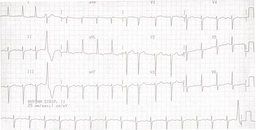
#> input picture images/input/test2.png, 256 x 130 px, shrunk from 1285 x 653 before the run, found by its file name
$ python palyground.py
#> lines starting #> are read from the running program, lines starting #| are printed output that depends on the picture
### src/analisis/loader/mask_loader.py
import cv2
import numpy as np

# [15 lines left out: function get_mask, not called in this run]

def get_mask_from_gray(img:np.ndarray, lower_val:int = 0,upper_val:int = 100) -> np.ndarray:
    # Threshold the HSV image to get only black colors
    mask = cv2.inRange(img, lower_val, upper_val)
    mask = cv2.bitwise_not(mask)

    return mask

### src/drawing/draw.py
from analisis.classes.classes import Line, Island
import numpy as np
import random as rnd
import cv2
import math as m
from approximation import getLine

# [24 lines left out: function draw_island, not called in this run]

def draw_islands(islands:list[Island], mask_inv:np.ndarray, backclr:int=(0,0,0), override=False,scale=(1,1)) -> np.ndarray:
    test_img = np.ones(
        (mask_inv.shape[0], mask_inv.shape[1], 3)
        ) * backclr
    if override == False:
        test_img = mask_inv

    for island in islands:
        clr = (
            rnd.randint(0, 255),
            rnd.randint(0, 255),
            rnd.randint(0, 255)
            )
        for i in island:
            test_img = cv2.line(
                test_img,
                (i['index'], i['top']),
                (i['index'], i['down']),
                clr
                )
    return cv2.resize(
        test_img,
        (mask_inv.shape[1] * scale[0], mask_inv.shape[0] * scale[0])
    )

# [38 lines left out: function draw_islands_final, not called in this run]

### src/analisis/loader/islands.py
from cmath import inf
from analisis.classes.classes import Line, Island
from analisis.loader.img_analizer import is_neighbours
from constant.other import _get_line_dtype
from logger import lg
from pprint import pp
import numpy as np


def get_lines(mask_inv:np.ndarray, offset_x=0, offset_y=0) -> list[Line]:
    graph = []

    for j in range(mask_inv.shape[1]):
        higher = inf
        lower = -inf

        cntBlank = 0
        lines = []

        for i in range(mask_inv.shape[0]):
            if mask_inv[i,j] == 255:
                cntBlank += 1
                if lower == -inf:
                    continue

            if lower == -inf: lower = i
            if mask_inv[i,j] != 255:
                higher = i
                cntBlank = 0
            if cntBlank > 0:
                lines.append(Line(j+offset_y, lower+offset_x, higher+offset_x))
                lower = -inf
                higher = inf
        if lower > -inf:
            lines.append(Line(j+offset_y, lower+offset_x, higher+offset_x))
        for l in lines:
            graph.append(l)
        lines.clear()

    return graph


def islands_from_lines(graph:list[Line]) -> list[Island]:
  if (len(graph) == 0):
    return []

  raw_islands:list[Island] = []
  graph = sorted(graph)
  lines_complete:list[Line]  = []
  lines_to_check:list[Line] = [graph.pop(0)]

  new_check_line = lines_to_check.append
  new_complete_line = lines_complete.append
  remove_line = graph.remove

  while (len(graph) != 0 or len(lines_to_check) != 0):
    lines_complete.clear()
    if (len(lines_to_check) == 0 and len(graph) != 0):
      lines_to_check.append(graph.pop(0))

    while (len(lines_to_check) > 0):
      cur_line = lines_to_check.pop()

      arr_lines = []
      for line2_offset in (-1,0,1):
        arr_lines.extend([l for l in graph if l.index == cur_line.index + line2_offset])

      for check_line in arr_lines:
        if not is_neighbours(cur_line, check_line):
          continue

        lines_to_check.append(check_line)
        remove_line(check_line)
      new_complete_line(cur_line)

    isl = Island()

    l = np.empty(len(lines_complete), dtype=_get_line_dtype())
    l['index']  = np.array([l.index for l in lines_complete ])
    l['top']    = np.array([l.top   for l in lines_complete ])
    l['down']   = np.array([l.down  for l in lines_complete ])

    isl += l
    # for i in temp:
    #   graph.remove(i)
    raw_islands.append(isl)
  return raw_islands


def fragment_calculate(coord_x:int, coord_y:int,
  step_x:int, step_y:int, mask:np.ndarray) -> list[Island]:
    lines = get_lines(mask [
      coord_x:coord_x + step_x,
      coord_y:coord_y + step_y], coord_x, coord_y)

    islands = islands_from_lines(lines)

    return islands


# [123 lines left out: functions _second_graph_config, build_islands_from_fragmets, not called in this run]
  # cv2.imwrite(PATH_TO_OUTPUT_ + "islands2.png", img_isl)

### src/analisis/classes/classes.py
from collections import namedtuple
import numpy as np

from cmath import inf
from constant.other import _get_line_dtype, _get_fragment_dir_tuple


class Line():
  def __init__(self, index, top, down) -> None:
    self.index = index
    self.down = down
    self.top = top


  def __getitem__(self, key):
    if key == 0 or key == 'index': return self.index
    if key == 1 or key == 'top':   return self.top
    if key == 2 or key == 'down':  return self.down


  # [5 lines left out: function __repr__, not called in this run]


  def __lt__(self, other):
    return self.index < other.index
  def __le__(self, other):
    return self.index <= other.index
  def __gt__(self, other):
    return self.index > other.index
  def __ge__(self, other):
    return self.index >= other.index
  def __eq__(self, other):
    return (self.index == other.index and
            self.top == other.top and
            self.down == other.down)


class Island():
  def __init__(self):
    self.top = 0
    self.left = 0
    self.down = 0
    self.right = 0
    self.width = 0
    self.height = 0
    self.line_x_pos = { }
    self.lines_at_down = []
    self.lines_at_top  = []
    self._line_dict_step = 25
    self.lines = np.empty(0, dtype=_get_line_dtype())
    pass


  def __getitem__(self, key) -> Line:
    return self.lines[key]


  def __len__(self) -> int:
    return len(self.lines)


  def __add__(self, other):
    tmp =  np.concatenate((self.lines, other))

    self.top = (np.min(tmp['top']))       # topY
    self.left = (np.min(tmp['index']))     # topX
    self.down = (np.max(tmp['down']))      # downY
    self.right = (np.max(tmp['index']))     # downX
    self.width = self.right - self.left + 1
    self.height = self.down - self.top + 1

    self.lines = np.sort(tmp)
    key = 0

    for i, line in enumerate(self.lines):
      boundary = (key + 1) * self._line_dict_step
      if line['index'] < boundary: continue

      key = line['index'] // self._line_dict_step
      self.line_x_pos[key] = i

    self.update_top_bottom_lines()
    return self


  def get_lines_at_top(self):
    return [self.lines[i] for i in self.lines_at_top]


  def get_lines_at_bottom(self):
    return [self.lines[i] for i in self.lines_at_down]


  def get_lines_at_index(self, index:int, top:int=-inf, down:int=inf) -> list[Line]:
    if (index -1 > self.right or index +1 < self.left):
      return []

    expected_first_index = 0
    expected_last_index = len(self.lines)

    expected_first_key = index // self._line_dict_step
    if expected_first_key in self.line_x_pos:
      expected_first_index = self.line_x_pos[expected_first_key]

    expected_last_key = expected_first_key + 1
    if expected_last_key in self.line_x_pos:
      expected_last_index = self.line_x_pos[expected_last_key]

    sequence = self.lines[expected_first_index:expected_last_index]

    return [l for l in sequence if (l['index'] == index) and (l['down'] > top )]


  def sort(self) -> None:
    self.lines = np.sort(self.lines)


  # [26 lines left out: functions smooth, solidify, not called in this run]


  def update_top_bottom_lines(self):
    self.lines_at_top  = [i for i, l in enumerate(self.lines['top'])  if l == self.top]
    self.lines_at_down = [i for i, l in enumerate(self.lines['down']) if l == self.down]


  def __repr__(self):
    return f"<Island. Top: [{self.left}, {self.top}], Bottom: [{self.right}, {self.down}]>"


class Fragment_info:
  def __init__(self):
    self.fr_to_array = []
    self.cnt_top_intersection = 0
    self.cnt_bottom_intersection = 0
    self.saturation = 0
    self.top_accuracy = 0
    self.bottom_accuracy = 0


  def __getitem__(self, key) -> tuple:
    return self.fr_to_array[key]


  def __len__(self):
    return len(self.fr_to_array)

  # def copy(self):
  #   new_fragment
  #   pass

### src/constant/other.py
from numpy import dtype, int32
from collections import namedtuple


def _get_line_dtype() -> dtype:
  return dtype([('index', int32),('top', int32),('down', int32)])

def _get_fragment_dir_tuple() -> tuple:
  return namedtuple('couple', ['fr', 'to'])

def _get_dir_dictionary() -> dict:
  return {'left': 0, 'down':1, 'top': 2, 'right':3, 'scum':4, 'none':5}

### src/logger.py
import logging as lg

def initLogger(lvl=lg.INFO):
  lg.basicConfig(format='[%(asctime)s][%(filename)s][%(levelname)s] %(message)s', level=lvl)

### src/analisis/loader/img_analizer.py
from cmath import inf
import cv2
import numpy as np
import random as rnd

from analisis.classes.classes import Line, Island

# [111 lines left out: function get_low_up, not called in this run]

def is_neighbours(left_line:Line, right_line:Line):
    if left_line == right_line: return False

    # [7 lines of commented-out code are left out]
    return (not abs(left_line['index'] - right_line['index']) > 1 and
                ((left_line['down'] <= right_line['down']+1 and left_line['down'] >= (right_line['top']-1)) or
                (left_line['top'] <= (right_line['down']+1) and left_line['top'] >= (right_line['top']-1)) or
                (right_line['down'] <= (left_line['down']+1) and right_line['down'] >= (left_line['top']-1)) or
                (right_line['top'] <= (left_line['down']+1) and right_line['top'] >= (left_line['top']-1))))

### src/main.py
from logger import lg
from logger import lg, initLogger

import numpy as np
import cv2
# from analisis.loader.img_analizer import
from analisis.loader.mask_loader import get_mask_from_gray
from analisis.loader.islands import build_islands_from_fragmets, fragment_calculate
from analisis.classes.classes import Island, Fragment_info, Line

from constant.paths import PATH_TO_INPUT_, PATH_TO_OUTPUT_
from constant.other import _get_dir_dictionary, _get_fragment_dir_tuple, _get_line_dtype
from drawing.draw import draw_islands_final, draw_islands

initLogger(lg.DEBUG)
lg.info("Start")

# [15 lines left out: function configure_get_fragment_func, not called in this run]

def check_cnt_top_side(island:Island, y:int, step_y:int) -> int:
  if island.top > y*step_y: return 0

  cnt = 1
  lines = island.get_lines_at_top()
  prev_x = lines[0]['index']

  for line in lines[1:]:
    if line['index'] != prev_x +1:
      cnt += 1
    prev_x = line['index']
  return cnt

def check_cnt_bottom_side(island:Island, y:int, step_y:int) -> int:
  if island.down < (y+1)*step_y: return 0

  cnt = 1
  lines = island.get_lines_at_bottom()
  prev_x = lines[0]['index']

  for line in lines[1:]:
    if line['index'] != prev_x +1:
      cnt += 1
    prev_x = line['index']
  return cnt

def check_from_dir(island:Island, x:int, y:int, step_x:int, step_y:int):
  WALL_DIR = _get_dir_dictionary()
  dir_come_from = WALL_DIR['none']
  ultraleft_lines = island.get_lines_at_index

  mid = island.left + island.width//2
  check_index = island.left

  if island.left == x*step_x:
    return WALL_DIR['left']

  while check_index <= mid and dir_come_from == WALL_DIR['none']:
    for left_line in ultraleft_lines(check_index):
      if left_line['top'] == y*step_y:
        dir_come_from = WALL_DIR['top']
      elif left_line['down'] == (y+1)*step_y:
        dir_come_from = WALL_DIR['down']
    check_index += 1

  if dir_come_from == WALL_DIR['none']:
    dir_come_from = WALL_DIR['scum']

  return dir_come_from

def check_to_dir(island:Island, x:int, y:int, step_x:int, step_y:int):
  WALL_DIR = _get_dir_dictionary()
  dir_come_to = WALL_DIR['none']
  ultraright_lines = island.get_lines_at_index

  if island.right == (x+1)*step_x:
    return WALL_DIR['right']

  mid = island.left + island.width//2
  check_index = island.right

  while check_index > mid and dir_come_to == WALL_DIR['none']:

    for right_line in ultraright_lines(check_index):
      if right_line['top'] == y*step_y:
        dir_come_to = WALL_DIR['top']
        break
      elif right_line['down'] == (y+1)*step_y:
        dir_come_to = WALL_DIR['down']
        break
    check_index -= 1

  if dir_come_to == WALL_DIR['none']:
    dir_come_to = WALL_DIR['scum']
  return dir_come_to

def middle_fragments(islands:list[Island], x:int, y:int, step_x:int, step_y:int):
  cell = Fragment_info()

  if len(islands) == 0:
    return cell

  WALL_DIR = _get_dir_dictionary()

  dir_couple = _get_fragment_dir_tuple()
  fr_to_array:list[dir_couple] = []

  total_top    = 0
  total_bottom = 0

  dir_come_from = WALL_DIR['scum']
  dir_come_to = WALL_DIR['scum']

  islands.sort(key=lambda x: x.left)

  for single in islands:
    dir_come_from = check_from_dir(single,x,y,step_x,step_y)
    if (single.width > 3):
      dir_come_to = check_to_dir(single,x,y,step_x,step_y)
    else:
      dir_come_to = WALL_DIR['scum']

    fr_to_array.append (
      dir_couple(fr=dir_come_from, to=dir_come_to))

    top_intersections = check_cnt_top_side(single, y, step_y)
    bottom_intersections = check_cnt_bottom_side(single, y, step_y)

    if (top_intersections > 0):
      cell.top_accuracy += top_intersections
      if dir_come_to == WALL_DIR['top']:
        cell.top_accuracy-=1
      if dir_come_from == WALL_DIR['top']:
        cell.top_accuracy-=1

    if (bottom_intersections > 0):
      cell.bottom_accuracy += bottom_intersections
      if dir_come_to == WALL_DIR['down']:
        cell.bottom_accuracy-=1
      if dir_come_from == WALL_DIR['down']:
        cell.bottom_accuracy-=1

    total_top    += top_intersections
    total_bottom += bottom_intersections

  if all([i.fr==WALL_DIR['scum'] for i in fr_to_array]):
    return cell

  if all([i.to==WALL_DIR['scum'] for i in fr_to_array if i.fr == WALL_DIR['left']]):
    return cell

  if all([i.fr==WALL_DIR['scum'] for i in fr_to_array if i.to == WALL_DIR['right']]):
    return cell

  fr_to_array.sort(key=lambda x: x.fr)

  cell.fr_to_array = fr_to_array
  cell.cnt_top_intersection    = total_top
  cell.cnt_bottom_intersection = total_bottom

  return cell

# [49 lines left out: functions last_column_fragments, previous_column_fragments, not called in this run]


# |ZZZZZZZZZZZZZZZZZZZZZZZZZZZZZZZZZZZZZZZZZZZZZZZZZZZZZZZ|
# |ZZZZZZZZZZZZZZZZZZZZZZZZZZZZZZZZZZZZZZZZZZZZZZZZZZZZZZZ|
# |ZZZZZZZZZZZZZZZZZZZZZZZZZZZZZZZZZZZZZZZZZZZZZZZZZZZZZZZ|


# [302 lines that do not run on import are left out]

### src/palyground.py
import cProfile

from pprint import pprint as pp
from analisis.classes.classes import Fragment_info
from logger import lg
from logger import lg, initLogger

from numpy import ndarray
from analisis.loader.img_analizer import *
from analisis.loader.mask_loader import *
from analisis.loader.islands import build_islands_from_fragmets, fragment_calculate
from constant.other import _get_line_dtype
from drawing.draw import *
from constant.paths import PATH_TO_INPUT_, PATH_TO_OUTPUT_
from collections import namedtuple
from main import middle_fragments, _get_dir_dictionary, check_cnt_top_side, check_cnt_bottom_side

# [21 lines of commented-out code are left out]

fileName = "test2.png"

img:ndarray          = cv2.imread(PATH_TO_INPUT_ + fileName, cv2.IMREAD_GRAYSCALE)
#> img: shape (130, 256); min 182, max 255, mean 245
img_clr:ndarray      = cv2.imread(PATH_TO_INPUT_ + fileName)
#> img_clr is the input picture: shape (130, 256, 3); mean B, G, R 245.3, 245.1, 246

img_isl:np.ndarray   = img_clr.copy()

count_of_ecg = 4
count_of_col = 5

step_x = img.shape[1] // count_of_col
#> step_x = 51
step_y = img.shape[0] // count_of_ecg
#> step_y = 32

x_sequence = [1]
y_sequence = [2, 3]

bottom_line = 150
upper_line = 255
step = 3

ecg_cells = []
WALL_DIR = _get_dir_dictionary()

for i in range(count_of_ecg):
  ecg_cells.append([Fragment_info()]*count_of_col)

for x in x_sequence:
  for y in y_sequence:
    for up_value in range(bottom_line,upper_line,step):
      mask_inv = get_mask_from_gray(img, upper_val=up_value)
      islandsInFragment = fragment_calculate(y*step_y,x*step_x,  step_y+1,step_x+1, mask_inv)

      i=0
      while i != len(islandsInFragment):
        if len(islandsInFragment[i]) <= 3 and islandsInFragment[i].down - islandsInFragment[i].top <= 2:
          del islandsInFragment[i]
        else:
          i+=1
      one_of_works = False

      #------------------------------------------------------
      img_isl[y*step_y:(y+1)*step_y, x*step_x:(x+1)*step_x] = 255
      img_isl = cv2.rectangle(img_isl, (x*step_x, y*step_y),((x+1)*step_x,(y+1)*step_y,), color=(0,0,255))
      img_isl = draw_islands(islandsInFragment, img_isl)
      # lg.info(f"{up_value}, {len(islandsInFragment)}")
      cv2.imshow('w', img_isl)
      cv2.waitKey(10)
      #------------------------------------------------------

      one_cell:Fragment_info

      if x == 0:
        one_of_works = True
        # one_of_works = first_column_fragments(islandsInFragment,x,y,step_x,step_y)
      elif x == count_of_ecg:
        one_of_works = True
      else:
        one_cell = middle_fragments(islandsInFragment,x,y,step_x,step_y)
        ecg_cells[y][x] = one_cell

      if len(one_cell) == 0:
        continue

      upper_cell_trash = 0
      cur_cell_trash = 0

      cv2.imwrite(PATH_TO_OUTPUT_ + f"{x}{y}.png", img_isl)

      if y == 0:
        one_of_works = True
      else:
        for direct in ecg_cells[y-1][x]:
          if direct.fr == WALL_DIR['down'] and direct.to == WALL_DIR['scum']:
            upper_cell_trash += 1
          if direct.to == WALL_DIR['down'] and direct.fr == WALL_DIR['scum']:
            upper_cell_trash += 1

        expecting_top_crossing = ecg_cells[y-1][x].cnt_bottom_intersection - upper_cell_trash

        for direct in one_cell:
          if direct.fr == WALL_DIR['top'] and direct.to == WALL_DIR['scum']:
            cur_cell_trash += 1
          if direct.to == WALL_DIR['top'] and direct.fr == WALL_DIR['scum']:
            cur_cell_trash += 1

        actually_top_crossing = one_cell.cnt_top_intersection - cur_cell_trash

        if expecting_top_crossing == actually_top_crossing:
          one_of_works = True

      if one_of_works == True:
        pp(sorted(one_cell, key=lambda x: x.fr))
        cv2.imwrite(PATH_TO_OUTPUT_ + f"out_{x}_{y}_{up_value}.png", img_isl)
        break
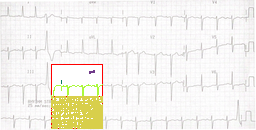
#> img_isl: shape (130, 256, 3); mean B, G, R 236.1, 242.6, 244.7
#> after the loop, ecg_cells = 4 items
